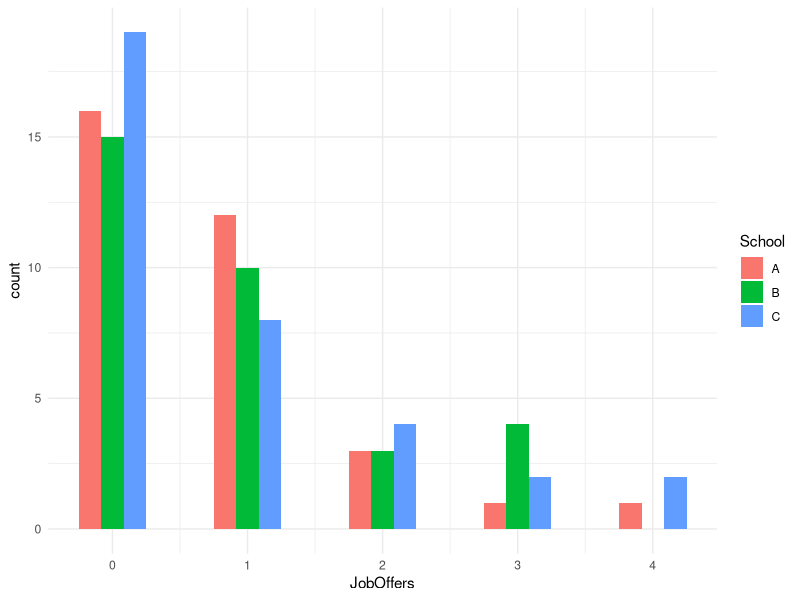
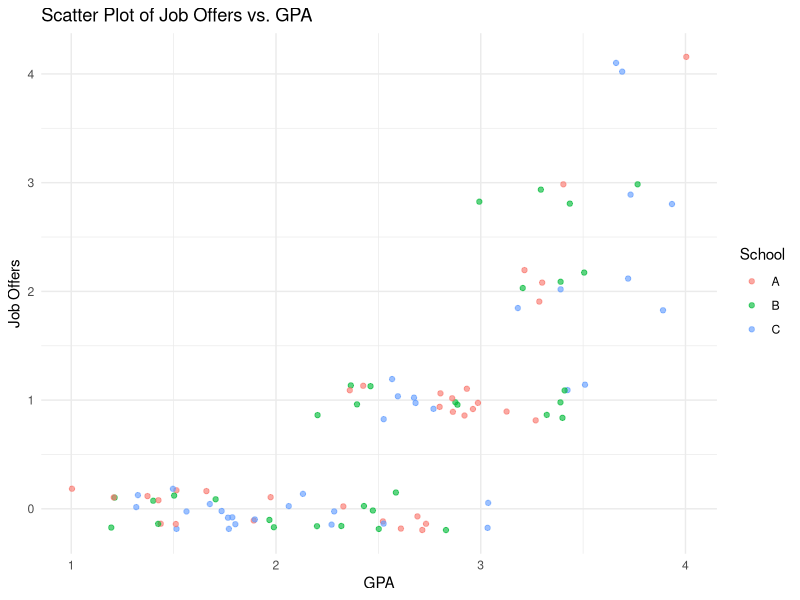
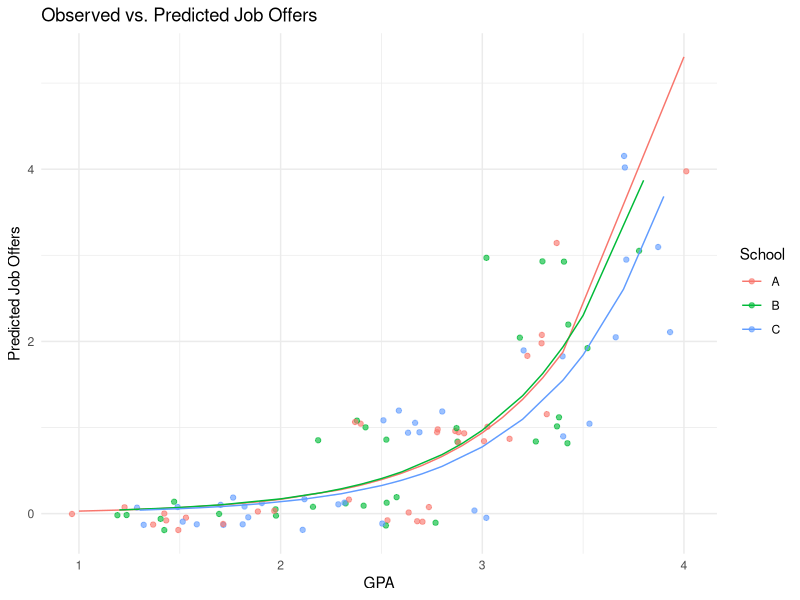
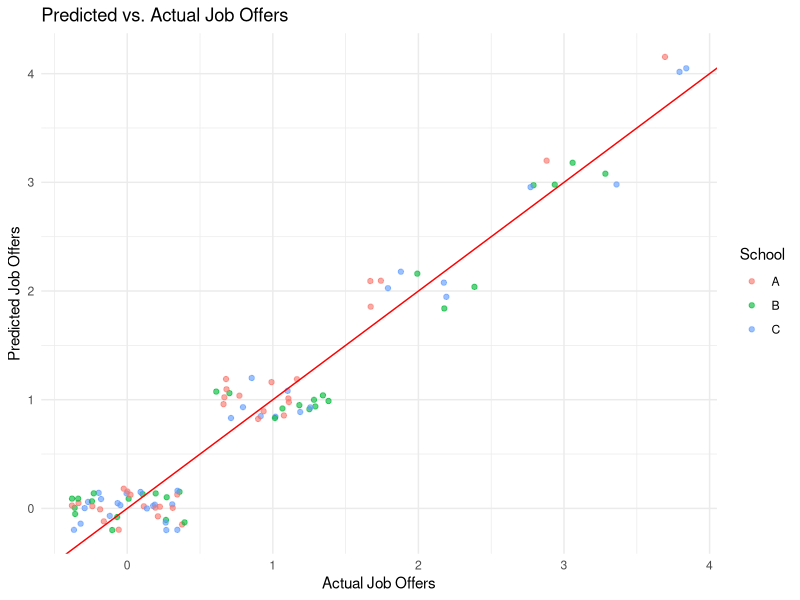
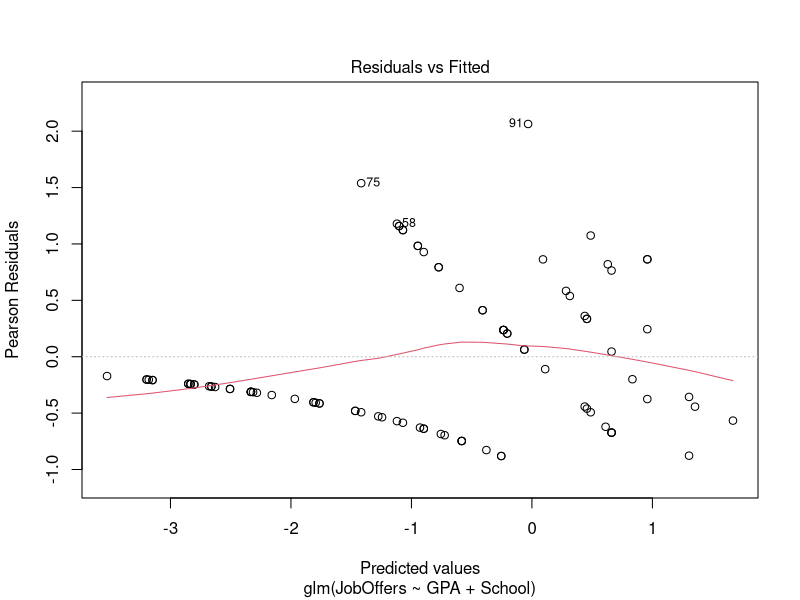

Write the R code that produced these figures, in order.
## ---- chunk 1
library(tidyverse)

# Set seed for reproducibility
set.seed(123)

# Creating data frame
data <- data.frame(
  School = sample(c("A", "B", "C"), 100, replace = TRUE),
  GPA = c(
    round(runif(50, 1, 3), 1),
    round(runif(30, 2, 3.5), 1),
    round(runif(20, 3, 4), 1)
  ),
  JobOffers = c(rep(0, 50), rep(1, 30), rep(2, 10), rep(3, 7), rep(4, 3))
)

summary(data)

data |>
  group_by(JobOffers) |>
  summarise(mean_gpa = mean(GPA))
## ---- chunk 2
library(ggplot2)

# Plotting GPA distribution by school
ggplot(data, aes(JobOffers, fill = School)) +
  geom_histogram(binwidth=.5, position="dodge") +
  theme_minimal()
## ---- chunk 3
# Plotting Job Offers vs. GPA
ggplot(data, aes(x = GPA, y = JobOffers, color = School)) +
  geom_point(aes(y = JobOffers), alpha = .628,
             position = position_jitter(h = .2)) +
  labs(title = "Scatter Plot of Job Offers vs. GPA",
       x = "GPA", y = "Job Offers") +
  theme_minimal()
## ---- chunk 4
# Fitting Poisson Regression model
poisson_model <- glm(JobOffers ~ GPA + School, data = data, family = "poisson")

# Summary of the model
summary(poisson_model)
## ---- chunk 5
# Adding predicted values to the data frame
data$Predicted <- predict(poisson_model, type = "response")

# Plotting observed vs. predicted values
ggplot(data, aes(x = GPA, y = Predicted, color = School)) +
  geom_point(aes(y = JobOffers), alpha = .628,
             position = position_jitter(h = .2)) +
  geom_line() +
  labs(
    title = "Observed vs. Predicted Job Offers",
    x = "GPA", 
    y = "Predicted Job Offers",
    color = "School") +
  theme_minimal()
## ---- chunk 6
ggplot(data, aes(x = JobOffers, y = predict(poisson_model),
                 color = School)) +
  geom_point(aes(y = JobOffers), alpha = .628,
             position = position_jitter(h = .2)) +
  labs(
    title = "Predicted vs. Actual Job Offers", 
    x = "Actual Job Offers", 
    y = "Predicted Job Offers",
    color = "School") +
  geom_abline(intercept = 0, slope = 1, color = "red") +
  theme_minimal()
## ---- chunk 7
plot(poisson_model, which = 1)
